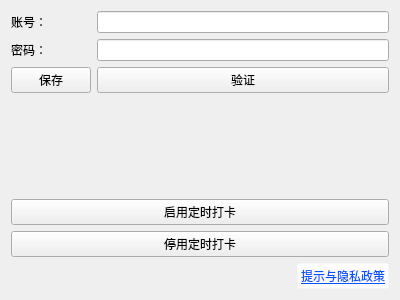
<?xml version="1.0" encoding="UTF-8"?>
<ui version="4.0">
 <class>Form</class>
 <widget class="QWidget" name="Form">
  <property name="geometry">
   <rect>
    <x>0</x>
    <y>0</y>
    <width>400</width>
    <height>300</height>
   </rect>
  </property>
  <property name="windowTitle">
   <string>AutoFill</string>
  </property>
  <layout class="QGridLayout" name="gridLayout_2">
   <item row="0" column="0" colspan="2">
    <layout class="QGridLayout" name="gridLayout">
     <item row="0" column="0">
      <widget class="QLabel" name="account_label">
       <property name="text">
        <string>&lt;html&gt;&lt;head/&gt;&lt;body&gt;&lt;p&gt;账号：&lt;/p&gt;&lt;/body&gt;&lt;/html&gt;</string>
       </property>
      </widget>
     </item>
     <item row="1" column="0">
      <widget class="QLabel" name="password_label">
       <property name="text">
        <string>&lt;html&gt;&lt;head/&gt;&lt;body&gt;&lt;p&gt;密码：&lt;/p&gt;&lt;/body&gt;&lt;/html&gt;</string>
       </property>
      </widget>
     </item>
     <item row="0" column="1">
      <widget class="QLineEdit" name="account_lineEdit"/>
     </item>
     <item row="1" column="1">
      <widget class="QLineEdit" name="password_lineEdit">
       <property name="inputMethodHints">
        <set>Qt::ImhHiddenText|Qt::ImhNoAutoUppercase|Qt::ImhNoPredictiveText|Qt::ImhSensitiveData</set>
       </property>
       <property name="echoMode">
        <enum>QLineEdit::Password</enum>
       </property>
       <property name="dragEnabled">
        <bool>false</bool>
       </property>
      </widget>
     </item>
     <item row="2" column="1">
      <widget class="QPushButton" name="check_button">
       <property name="enabled">
        <bool>true</bool>
       </property>
       <property name="text">
        <string>验证</string>
       </property>
      </widget>
     </item>
     <item row="2" column="0">
      <widget class="QPushButton" name="save_button">
       <property name="enabled">
        <bool>true</bool>
       </property>
       <property name="text">
        <string>保存</string>
       </property>
      </widget>
     </item>
    </layout>
   </item>
   <item row="1" column="0" colspan="2">
    <widget class="QLabel" name="account_reminder">
     <property name="autoFillBackground">
      <bool>true</bool>
     </property>
     <property name="styleSheet">
      <string notr="true">color: rgb(255, 0, 0);</string>
     </property>
     <property name="text">
      <string/>
     </property>
    </widget>
   </item>
   <item row="2" column="0">
    <spacer name="verticalSpacer">
     <property name="orientation">
      <enum>Qt::Vertical</enum>
     </property>
     <property name="sizeHint" stdset="0">
      <size>
       <width>20</width>
       <height>40</height>
      </size>
     </property>
    </spacer>
   </item>
   <item row="3" column="0" colspan="2">
    <widget class="QPushButton" name="auto_on">
     <property name="text">
      <string>启用定时打卡</string>
     </property>
     <property name="checkable">
      <bool>false</bool>
     </property>
    </widget>
   </item>
   <item row="4" column="0" colspan="2">
    <widget class="QPushButton" name="auto_off">
     <property name="text">
      <string>停用定时打卡</string>
     </property>
    </widget>
   </item>
   <item row="5" column="0">
    <spacer name="horizontalSpacer">
     <property name="orientation">
      <enum>Qt::Horizontal</enum>
     </property>
     <property name="sizeHint" stdset="0">
      <size>
       <width>40</width>
       <height>20</height>
      </size>
     </property>
    </spacer>
   </item>
   <item row="5" column="1">
    <widget class="QPushButton" name="policy_button">
     <property name="font">
      <font>
       <underline>true</underline>
      </font>
     </property>
     <property name="cursor">
      <cursorShape>PointingHandCursor</cursorShape>
     </property>
     <property name="autoFillBackground">
      <bool>false</bool>
     </property>
     <property name="styleSheet">
      <string notr="true">background-color: rgba(255, 255, 255, 0);
color: rgb(0, 85, 255);</string>
     </property>
     <property name="text">
      <string>提示与隐私政策</string>
     </property>
    </widget>
   </item>
  </layout>
 </widget>
 <resources/>
 <connections/>
</ui>
